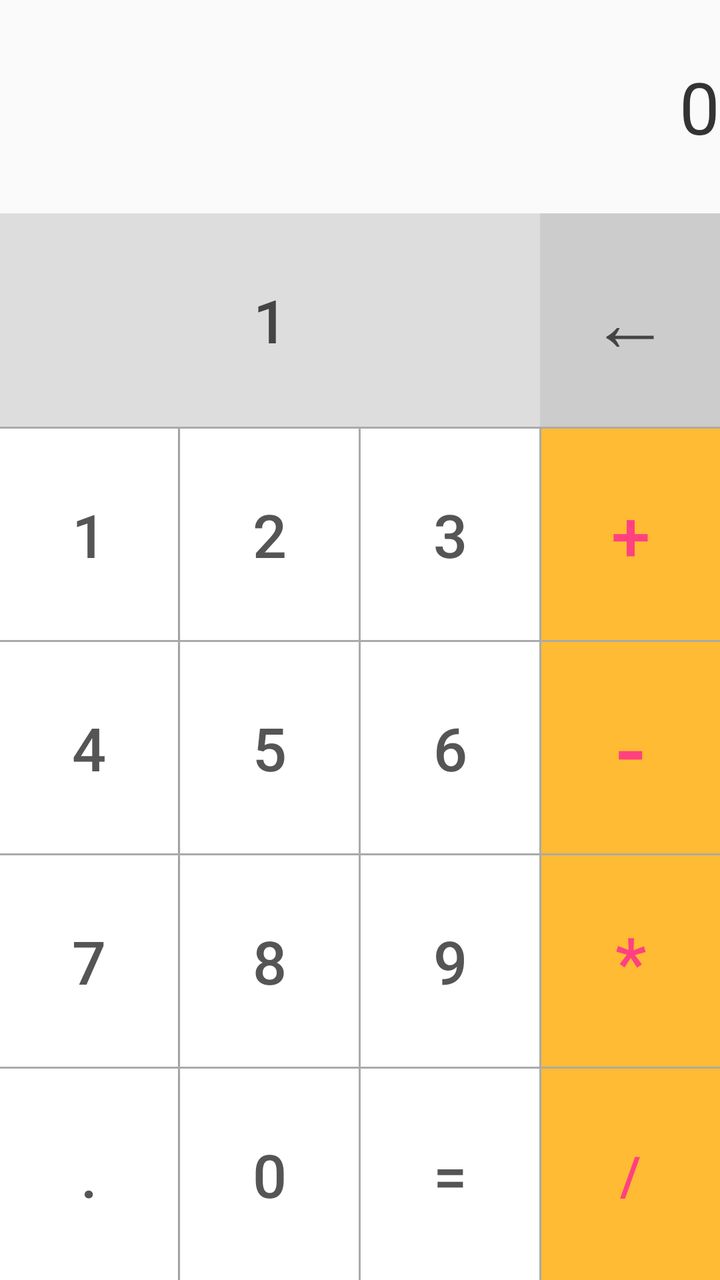
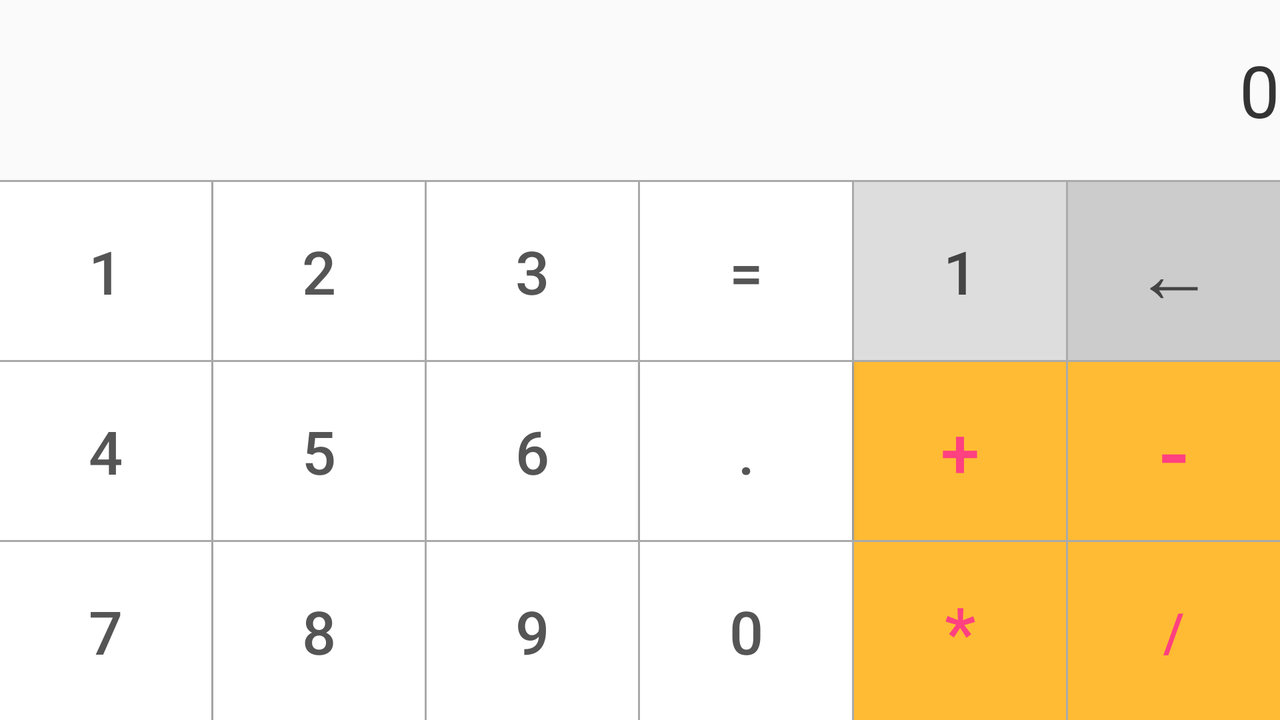

An Android layout and its configuration variant, each rendered on a device that would load it. The default file and the variant file are quoted in full after the pictures.
<!-- AndroidManifest.xml: application theme AppTheme -->
<!-- res/layout/calculator.xml -->
<?xml version="1.0" encoding="utf-8"?>
<LinearLayout xmlns:android="http://schemas.android.com/apk/res/android"
    xmlns:tools="http://schemas.android.com/tools"
    android:orientation="vertical" android:layout_width="match_parent"
    android:layout_height="match_parent">


    <LinearLayout
        android:layout_width="match_parent"
        android:layout_height="0dp"
        android:layout_weight="1"
        android:gravity="end|center_vertical">

        <TextView
            android:text="@string/n0"
            android:textColor="#333"
            android:layout_width="wrap_content"
            android:layout_height="wrap_content"
            android:id="@+id/calcView"
            android:textSize="36sp" />

    </LinearLayout>

    <LinearLayout
        android:layout_width="match_parent"
        android:layout_height="0dp"
        android:background="#DDD"
        android:layout_weight="1">

        <Button
            android:layout_width="0dp"
            android:layout_height="match_parent"
            android:id="@+id/buttonc"
            android:layout_weight="3"
            style="@style/Widget.AppCompat.Button.Borderless"
            android:background="#DDD"
            android:text="@string/c"
            android:textSize="30sp"
            android:textColor="#444"
            android:onClick="ClearSpace"/>

        <Button
            android:layout_width="0dp"
            android:layout_height="match_parent"
            android:id="@+id/buttonb"
            android:layout_weight="1"
            style="@style/Widget.AppCompat.Button.Borderless"
            android:background="#CCC"
            android:text="@string/b"
            android:textSize="40sp"
            android:textColor="#444"
            android:onClick="DeleteCharacter"/>

    </LinearLayout>

    <LinearLayout
        android:layout_width="match_parent"
        android:layout_height="0dp"
        android:layout_weight="1"
        android:background="#AAA"
        android:paddingTop="1dp">

        <Button
            android:layout_width="wrap_content"
            android:layout_height="match_parent"
            android:id="@+id/button1"
            android:layout_weight="1"
            style="@style/Widget.AppCompat.Button.Colored"
            android:background="@android:color/background_light"
            android:layout_marginEnd="1dp"
            android:text="@string/n1"
            android:textColor="#555"
            android:textSize="30sp"
            android:onClick="AddNum"/>

        <Button
            android:layout_width="wrap_content"
            android:layout_height="match_parent"
            android:id="@+id/button2"
            android:layout_weight="1"
            style="@style/Widget.AppCompat.Button.Borderless.Colored"
            android:background="@android:color/background_light"
            android:layout_marginEnd="1dp"
            android:text="@string/n2"
            android:textColor="#555"
            android:textSize="30sp"
            android:onClick="AddNum"/>

        <Button
            android:layout_width="wrap_content"
            android:layout_height="match_parent"
            android:id="@+id/button3"
            android:layout_weight="1"
            style="@style/Widget.AppCompat.Button.Borderless.Colored"
            android:background="@android:color/background_light"
            android:layout_marginEnd="1dp"
            android:text="@string/n3"
            android:textColor="#555"
            android:textSize="30sp"
            android:onClick="AddNum"/>

        <Button
            android:layout_width="wrap_content"
            android:layout_height="match_parent"
            android:id="@+id/buttonplus"
            android:layout_weight="1"
            style="@style/Widget.AppCompat.Button.Borderless.Colored"
            android:background="@android:color/holo_orange_light"
            android:text="@string/plus"
            android:textSize="35sp"
            android:onClick="AddSign"/>

    </LinearLayout>

    <LinearLayout
        android:layout_width="match_parent"
        android:layout_height="0dp"
        android:layout_weight="1"
        android:background="#AAA"
        android:paddingTop="1dp">

        <Button
            android:layout_width="wrap_content"
            android:layout_height="match_parent"
            android:id="@+id/button4"
            android:layout_weight="1"
            style="@style/Widget.AppCompat.Button.Colored"
            android:background="@android:color/background_light"
            android:layout_marginEnd="1dp"
            android:text="@string/n4"
            android:textColor="#555"
            android:textSize="30sp"
            android:onClick="AddNum"/>

        <Button
            android:layout_width="wrap_content"
            android:layout_height="match_parent"
            android:id="@+id/button5"
            android:layout_weight="1"
            style="@style/Widget.AppCompat.Button.Borderless.Colored"
            android:background="@android:color/background_light"
            android:layout_marginRight="1dp"
            android:text="@string/n5"
            android:textColor="#555"
            android:textSize="30sp"
            android:onClick="AddNum"/>

        <Button
            android:layout_width="wrap_content"
            android:layout_height="match_parent"
            android:layout_toEndOf="@id/button5"
            android:id="@+id/button6"
            android:layout_weight="1"
            style="@style/Widget.AppCompat.Button.Borderless.Colored"
            android:background="@android:color/background_light"
            android:layout_marginEnd="1dp"
            android:text="@string/n6"
            android:textColor="#555"
            android:textSize="30sp"
            android:onClick="AddNum"/>

        <Button
            android:layout_width="wrap_content"
            android:layout_height="match_parent"
            android:id="@+id/buttonminus"
            android:layout_weight="1"
            style="@style/Widget.AppCompat.Button.Borderless.Colored"
            android:background="@android:color/holo_orange_light"
            android:text="@string/minus"
            android:textSize="45sp"
            android:onClick="AddSign"/>

    </LinearLayout>

    <LinearLayout
        android:layout_width="match_parent"
        android:layout_height="0dp"
        android:layout_weight="1"
        android:background="#AAA"
        android:paddingTop="1dp">

        <Button
            android:layout_width="wrap_content"
            android:layout_height="match_parent"
            android:id="@+id/button7"
            android:layout_weight="1"
            style="@style/Widget.AppCompat.Button.Colored"
            android:background="@android:color/background_light"
            android:layout_marginEnd="1dp"
            android:text="@string/n7"
            android:textColor="#555"
            android:textSize="30sp"
            android:onClick="AddNum"/>

        <Button
            android:layout_width="wrap_content"
            android:layout_height="match_parent"
            android:id="@+id/button8"
            android:layout_weight="1"
            style="@style/Widget.AppCompat.Button.Borderless.Colored"
            android:background="@android:color/background_light"
            android:layout_marginEnd="1dp"
            android:text="@string/n8"
            android:textColor="#555"
            android:textSize="30sp"
            android:onClick="AddNum"/>

        <Button
            android:layout_width="wrap_content"
            android:layout_height="match_parent"
            android:id="@+id/button9"
            android:layout_weight="1"
            style="@style/Widget.AppCompat.Button.Borderless.Colored"
            android:background="@android:color/background_light"
            android:layout_marginEnd="1dp"
            android:text="@string/n9"
            android:textColor="#555"
            android:textSize="30sp"
            android:onClick="AddNum"/>

        <Button
            android:layout_width="wrap_content"
            android:layout_height="match_parent"
            android:id="@+id/buttonmult"
            android:layout_weight="1"
            style="@style/Widget.AppCompat.Button.Borderless.Colored"
            android:background="@android:color/holo_orange_light"
            android:text="@string/mult"
            android:textSize="35sp"
            android:onClick="AddSign"/>

    </LinearLayout>

    <LinearLayout
        android:layout_width="match_parent"
        android:layout_height="0dp"
        android:layout_weight="1"
        android:background="#AAA"
        android:paddingTop="1dp">

        <Button
            android:layout_width="wrap_content"
            android:layout_height="match_parent"
            android:id="@+id/buttonpoint"
            android:layout_weight="1"
            style="@style/Widget.AppCompat.Button.Colored"
            android:background="@android:color/background_light"
            android:layout_marginEnd="1dp"
            android:text="@string/point"
            android:textColor="#555"
            android:textSize="30sp"
            android:onClick="AddSign"/>

        <Button
            android:layout_width="wrap_content"
            android:layout_height="match_parent"
            android:id="@+id/button0"
            android:layout_weight="1"
            style="@style/Widget.AppCompat.Button.Borderless.Colored"
            android:background="@android:color/background_light"
            android:layout_marginEnd="1dp"
            android:text="@string/n0"
            android:textColor="#555"
            android:textSize="30sp"
            android:onClick="AddNum"/>

        <Button
            android:layout_width="wrap_content"
            android:layout_height="match_parent"
            android:id="@+id/buttoneq"
            android:layout_weight="1"
            style="@style/Widget.AppCompat.Button.Borderless.Colored"
            android:background="@android:color/background_light"
            android:layout_marginEnd="1dp"
            android:text="@string/eq"
            android:textColor="#555"
            android:textSize="30sp"
            android:onClick="Evaluate"/>

        <Button
            android:layout_width="wrap_content"
            android:layout_height="match_parent"
            android:id="@+id/buttondiv"
            android:layout_weight="1"
            style="@style/Widget.AppCompat.Button.Borderless.Colored"
            android:background="@android:color/holo_orange_light"
            android:text="@string/div"
            android:textSize="27sp"
            android:onClick="AddSign"/>

    </LinearLayout>

</LinearLayout>
<!-- resources referenced by this layout -->
<resources>
  <string name="b">←</string>
  <string name="c">1</string>
  <string name="div">/</string>
  <string name="eq">=</string>
  <string name="minus">-</string>
  <string name="mult">*</string>
  <string name="n0">0</string>
  <string name="n1">1</string>
  <string name="n2">2</string>
  <string name="n3">3</string>
  <string name="n4">4</string>
  <string name="n5">5</string>
  <string name="n6">6</string>
  <string name="n7">7</string>
  <string name="n8">8</string>
  <string name="n9">9</string>
  <string name="plus">+</string>
  <string name="point">.</string>
  <style name="AppTheme" parent="Theme.AppCompat.Light.DarkActionBar">
          
          <item name="colorPrimary">@color/colorPrimary</item>
          <item name="colorPrimaryDark">@color/colorPrimaryDark</item>
          <item name="colorAccent">@color/colorAccent</item>
      </style>
  <color name="colorPrimary">#3F51B5</color>
  <color name="colorPrimaryDark">#303F9F</color>
  <color name="colorAccent">#ff4081</color>
</resources>
<!-- res/layout-land/calculator.xml (the repository's variant of the layout above) -->
<!-- drawn on the phone turned sideways -->
<?xml version="1.0" encoding="utf-8"?>
<LinearLayout xmlns:android="http://schemas.android.com/apk/res/android"
    xmlns:tools="http://schemas.android.com/tools"
    android:orientation="vertical" android:layout_width="match_parent"
    android:layout_height="match_parent">


    <LinearLayout
        android:layout_width="match_parent"
        android:layout_height="0dp"
        android:layout_weight="1"
        android:gravity="end|center_vertical">

        <TextView
            android:text="@string/n0"
            android:textColor="#333"
            android:layout_width="wrap_content"
            android:layout_height="wrap_content"
            android:id="@+id/calcView"
            android:textSize="36sp" />

    </LinearLayout>

    <LinearLayout
        android:layout_width="match_parent"
        android:layout_height="0dp"
        android:layout_weight="1"
        android:background="#AAA"
        android:paddingTop="1dp">

        <Button
            android:layout_width="wrap_content"
            android:layout_height="match_parent"
            android:id="@+id/button1"
            android:layout_weight="1"
            style="@style/Widget.AppCompat.Button.Colored"
            android:background="@android:color/background_light"
            android:layout_marginEnd="1dp"
            android:text="@string/n1"
            android:textColor="#555"
            android:textSize="30sp"
            android:onClick="AddNum"/>

        <Button
            android:layout_width="wrap_content"
            android:layout_height="match_parent"
            android:id="@+id/button2"
            android:layout_weight="1"
            style="@style/Widget.AppCompat.Button.Borderless.Colored"
            android:background="@android:color/background_light"
            android:layout_marginEnd="1dp"
            android:text="@string/n2"
            android:textColor="#555"
            android:textSize="30sp"
            android:onClick="AddNum"/>

        <Button
            android:layout_width="wrap_content"
            android:layout_height="match_parent"
            android:id="@+id/button3"
            android:layout_weight="1"
            style="@style/Widget.AppCompat.Button.Borderless.Colored"
            android:background="@android:color/background_light"
            android:layout_marginEnd="1dp"
            android:text="@string/n3"
            android:textColor="#555"
            android:textSize="30sp"
            android:onClick="AddNum"/>

        <Button
            android:layout_width="wrap_content"
            android:layout_height="match_parent"
            android:id="@+id/buttoneq"
            android:layout_weight="1"
            style="@style/Widget.AppCompat.Button.Borderless.Colored"
            android:background="@android:color/background_light"
            android:layout_marginEnd="1dp"
            android:text="@string/eq"
            android:textColor="#555"
            android:textSize="30sp"
            android:onClick="Evaluate"/>

        <Button
            android:layout_width="wrap_content"
            android:layout_height="match_parent"
            android:id="@+id/buttonc"
            android:layout_weight="1"
            style="@style/Widget.AppCompat.Button.Borderless"
            android:background="#DDD"
            android:text="@string/c"
            android:layout_marginEnd="1dp"
            android:textSize="30sp"
            android:textColor="#444"
            android:onClick="ClearSpace"/>

        <Button
            android:layout_width="wrap_content"
            android:layout_height="match_parent"
            android:id="@+id/buttonb"
            android:layout_weight="1"
            style="@style/Widget.AppCompat.Button.Borderless"
            android:background="#CCC"
            android:text="@string/b"
            android:textSize="40sp"
            android:textColor="#444"
            android:onClick="DeleteCharacter"/>



    </LinearLayout>

    <LinearLayout
        android:layout_width="match_parent"
        android:layout_height="0dp"
        android:layout_weight="1"
        android:background="#AAA"
        android:paddingTop="1dp">

        <Button
            android:layout_width="wrap_content"
            android:layout_height="match_parent"
            android:id="@+id/button4"
            android:layout_weight="1"
            style="@style/Widget.AppCompat.Button.Colored"
            android:background="@android:color/background_light"
            android:layout_marginEnd="1dp"
            android:text="@string/n4"
            android:textColor="#555"
            android:textSize="30sp"
            android:onClick="AddNum"/>

        <Button
            android:layout_width="wrap_content"
            android:layout_height="match_parent"
            android:id="@+id/button5"
            android:layout_weight="1"
            style="@style/Widget.AppCompat.Button.Borderless.Colored"
            android:background="@android:color/background_light"
            android:layout_marginEnd="1dp"
            android:text="@string/n5"
            android:textColor="#555"
            android:textSize="30sp"
            android:onClick="AddNum"/>

        <Button
            android:layout_width="wrap_content"
            android:layout_height="match_parent"
            android:layout_toEndOf="@id/button5"
            android:id="@+id/button6"
            android:layout_weight="1"
            style="@style/Widget.AppCompat.Button.Borderless.Colored"
            android:background="@android:color/background_light"
            android:layout_marginEnd="1dp"
            android:text="@string/n6"
            android:textColor="#555"
            android:textSize="30sp"
            android:onClick="AddNum"/>

        <Button
            android:layout_width="wrap_content"
            android:layout_height="match_parent"
            android:id="@+id/buttonpoint"
            android:layout_weight="1"
            style="@style/Widget.AppCompat.Button.Colored"
            android:background="@android:color/background_light"
            android:layout_marginEnd="1dp"
            android:text="@string/point"
            android:textColor="#555"
            android:textSize="30sp"
            android:onClick="AddSign"/>

        <Button
            android:layout_width="wrap_content"
            android:layout_height="match_parent"
            android:id="@+id/buttonplus"
            android:layout_weight="1"
            style="@style/Widget.AppCompat.Button.Borderless.Colored"
            android:background="@android:color/holo_orange_light"
            android:text="@string/plus"
            android:layout_marginEnd="1dp"
            android:textSize="35sp"
            android:onClick="AddSign"/>

        <Button
            android:layout_width="wrap_content"
            android:layout_height="match_parent"
            android:id="@+id/buttonminus"
            android:layout_weight="1"
            style="@style/Widget.AppCompat.Button.Borderless.Colored"
            android:background="@android:color/holo_orange_light"
            android:text="@string/minus"
            android:textSize="45sp"
            android:onClick="AddSign"/>

    </LinearLayout>

    <LinearLayout
        android:layout_width="match_parent"
        android:layout_height="0dp"
        android:layout_weight="1"
        android:background="#AAA"
        android:paddingTop="1dp">

        <Button
            android:layout_width="wrap_content"
            android:layout_height="match_parent"
            android:id="@+id/button7"
            android:layout_weight="1"
            style="@style/Widget.AppCompat.Button.Colored"
            android:background="@android:color/background_light"
            android:layout_marginEnd="1dp"
            android:text="@string/n7"
            android:textColor="#555"
            android:textSize="30sp"
            android:onClick="AddNum"/>

        <Button
            android:layout_width="wrap_content"
            android:layout_height="match_parent"
            android:id="@+id/button8"
            android:layout_weight="1"
            style="@style/Widget.AppCompat.Button.Borderless.Colored"
            android:background="@android:color/background_light"
            android:layout_marginEnd="1dp"
            android:text="@string/n8"
            android:textColor="#555"
            android:textSize="30sp"
            android:onClick="AddNum"/>

        <Button
            android:layout_width="wrap_content"
            android:layout_height="match_parent"
            android:id="@+id/button9"
            android:layout_weight="1"
            style="@style/Widget.AppCompat.Button.Borderless.Colored"
            android:background="@android:color/background_light"
            android:layout_marginEnd="1dp"
            android:text="@string/n9"
            android:textColor="#555"
            android:textSize="30sp"
            android:onClick="AddNum"/>

        <Button
            android:layout_width="wrap_content"
            android:layout_height="match_parent"
            android:id="@+id/button0"
            android:layout_weight="1"
            style="@style/Widget.AppCompat.Button.Borderless.Colored"
            android:background="@android:color/background_light"
            android:layout_marginEnd="1dp"
            android:text="@string/n0"
            android:textColor="#555"
            android:textSize="30sp"
            android:onClick="AddNum"/>

        <Button
            android:layout_width="wrap_content"
            android:layout_height="match_parent"
            android:id="@+id/buttonmult"
            android:layout_weight="1"
            style="@style/Widget.AppCompat.Button.Borderless.Colored"
            android:background="@android:color/holo_orange_light"
            android:text="@string/mult"
            android:layout_marginEnd="1dp"
            android:textSize="35sp"
            android:onClick="AddSign"/>

        <Button
            android:layout_width="wrap_content"
            android:layout_height="match_parent"
            android:id="@+id/buttondiv"
            android:layout_weight="1"
            style="@style/Widget.AppCompat.Button.Borderless.Colored"
            android:background="@android:color/holo_orange_light"
            android:text="@string/div"
            android:textSize="27sp"
            android:onClick="AddSign"/>

    </LinearLayout>

</LinearLayout>
